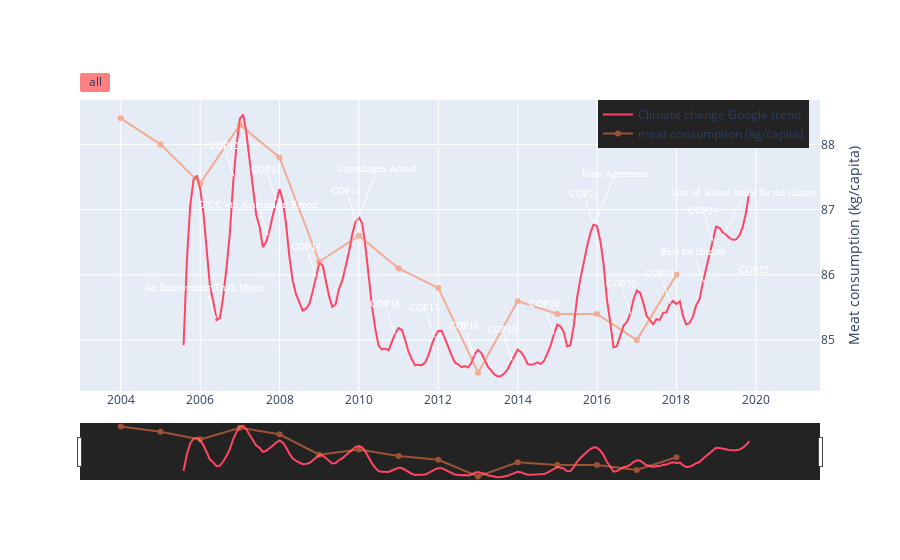

Notebook cell for this chart:
### Code cell
fig = make_subplots(specs=[[{"secondary_y": True}]])
#fig = go.Figure()
df = df_global_change_norm.loc[:,"FR"]
#fig.add_trace(go.Scatter(x=df.index, y=df, mode='lines',name=x))
fig.add_trace(go.Scatter(x=df.index, y=signal.savgol_filter(df,15, 3), mode='lines', marker_color='#FF4464',
                        name='Climate change Google trend'),
             secondary_y=False,)

fig.add_trace(go.Scatter(
    x = fr_cons['Date'],
    y = fr_cons['Total(kg)/hab'], 
    marker_color= '#FF7944',  opacity=0.55,
name ='meat consumption (kg/capita)'),
    secondary_y = True, 
              

)

fig.update_yaxes(title_text="Meat consumption (kg/capita)", secondary_y=True)

hauteurAnnotation = [-45,-15,-15,-30,-15,-30,-45,-30,-15,-30,-45,-30,-15,-30,-45,-15,-30,-15,-15,-45,-15]

position = [0.8 for x in range(20)]
position[0] = 0.32
position[1] = 0.6415
position[2] = 0.5875
position[3] = 0.508
position[4] = 0.4141
position[5] = 0.5387+0.001
position[6] = 0.544
position[7] = 0.284
position[8] = 0.276
position[9] = 0.235

position[10] = 0.2245
position[11] = 0.2840
position[12] = 0.5134+0.02
position[13] = 0.5333
position[14] = 0.3293
position[15] = 0.3525
position[16] = 0.4013
position[17] = 0.4952
position[18] = 0.4975
position[19] = 0.512


arrowColor = 'white'
family = 'Courier' # font 
color = 'white'
annotationFont= dict(size=10, family=family, color=color)

for index in range(len(data)):
    if(index == 6 or index == 13):
        event = data[index]
        fig.add_annotation(
            go.layout.Annotation(
                    x=event[0],
                    y=position[index],
                    text=event[1],
                    showarrow=True,
                arrowcolor=arrowColor,
                font = annotationFont,
                    ax=20,
                    ay=-50,
            ),) 
        
    elif(index == 18):
        event = data[index]
        fig.add_annotation(
            go.layout.Annotation(
                    x=event[0],
                    y=position[index],
                    text=event[1],
                    showarrow=True,
                arrowcolor=arrowColor,
                font = annotationFont,
                    ax=20,
                    ay=30,
            ),) 
    elif(index == 19):
        event = data[index]
        fig.add_annotation(
            go.layout.Annotation(
                    x=event[0],
                    y=position[index],
                    text=event[1],
                    showarrow=True,
                arrowcolor=arrowColor,
                font = annotationFont,
                    ax=20,
                    ay=-40,
            ),) 
        
    else:
        event = data[index]
        fig.add_annotation(
            go.layout.Annotation(
                    x=event[0],
                    y=position[index],
                    text=event[1],
                    showarrow=True,
                    arrowcolor=arrowColor,
                font = annotationFont,

            ), )
        
        
layout = go.Layout(
    yaxis=dict(
        autorange=True,
        showgrid=False,
        ticks='',
        showticklabels=False
    ), 

)


# legend onn graph
fig.update_layout(
    legend=go.layout.Legend(
        x=0.7,
        y=1,
        bgcolor="#242323"
        
    )
)

# remove y axis label    
fig.update_layout(layout)

#fig.update_layout(
#    showlegend=False,
#    annotations=updatePlotWithAnnotations(hauteurAnnotation,"2004-01-01","2019-11-01")
#    )



#pio.write_html(change_config(fig), file='climate_change_google_search.html', auto_open=True)


# Add range slider
fig.update_layout(
    xaxis=go.layout.XAxis(
        rangeselector=dict(
            buttons=list([
                #dict(count=1,
                #     label="1m",
                #     step="month",
                #     stepmode="backward"),
                #dict(count=6,
                #     label="6m",
                #     step="month",
                #     stepmode="backward"),
                #dict(count=1,
                #     label="YTD",
                #     step="year",
                #     stepmode="todate"),
                #dict(count=1,
                #     label="1y",
                #     step="year",
                #     stepmode="backward"),
                dict(step="all",)
            ]),  bgcolor='red'
        ),
        rangeslider=dict(
            visible=True, bgcolor='#242323',#bordercolor='blue'
        ),
        type="date"
    )
)

fig.show()
#change_config(fig).show()

# GOOOOOOOOOOOOOGLLLLLLLLEEEEEEE GOOGLE TREND
#  FOR DATA STORY

#pio.write_html(change_config_graphe_1(fig), file='climate_change_google_search.html', auto_open=True)

### Figure 1 — Plotly figure (JSON) as saved in the notebook; plotly's stock layout.template omitted (floating-point values rounded to 4 significant figures; data arrays with more than 128 entries replaced by an {"elided": "..."} marker saying what was removed)
{"data": [{"marker": {"color": "#FF4464"}, "mode": "lines", "name": "Climate change Google trend", "type": "scatter", "x": {"elided": "172 str values"}, "xaxis": "x", "y": {"elided": "172 float values"}, "yaxis": "y"}, {"marker": {"color": "#FF7944"}, "name": "meat consumption (kg/capita)", "opacity": 0.55, "type": "scatter", "x": [2004, 2005, 2006, 2007, 2008, 2009, 2010, 2011, 2012, 2013, 2014, 2015, 2016, 2017, 2018], "xaxis": "x", "y": [88.4, 88, 87.4, 88.3, 87.8, 86.2, 86.6, 86.1, 85.8, 84.5, 85.6, 85.4, 85.4, 85, 86], "yaxis": "y2"}], "layout": {"annotations": [{"arrowcolor": "white", "font": {"color": "white", "family": "Courier", "size": 10}, "showarrow": true, "text": "An Inconvenient Truth Movie", "x": "2006-05-24", "y": 0.32}, {"arrowcolor": "white", "font": {"color": "white", "family": "Courier", "size": 10}, "showarrow": true, "text": "COP12", "x": "2006-11-06", "y": 0.6415}, {"arrowcolor": "white", "font": {"color": "white", "family": "Courier", "size": 10}, "showarrow": true, "text": "COP13", "x": "2007-12-03", "y": 0.5875}, {"arrowcolor": "white", "font": {"color": "white", "family": "Courier", "size": 10}, "showarrow": true, "text": "IPCC 4th Assessment Report", "x": "2007-09-18", "y": 0.508}, {"arrowcolor": "white", "font": {"color": "white", "family": "Courier", "size": 10}, "showarrow": true, "text": "COP14", "x": "2008-12-01", "y": 0.4141}, {"arrowcolor": "white", "font": {"color": "white", "family": "Courier", "size": 10}, "showarrow": true, "text": "COP15", "x": "2009-12-07", "y": 0.5397}, {"arrowcolor": "white", "ax": 20, "ay": -50, "font": {"color": "white", "family": "Courier", "size": 10}, "showarrow": true, "text": "Copenhagen Accord", "x": "2009-12-18", "y": 0.544}, {"arrowcolor": "white", "font": {"color": "white", "family": "Courier", "size": 10}, "showarrow": true, "text": "COP16", "x": "2010-11-28", "y": 0.284}, {"arrowcolor": "white", "font": {"color": "white", "family": "Courier", "size": 10}, "showarrow": true, "text": "COP17", "x": "2011-11-27", "y": 0.276}, {"arrowcolor": "white", "font": {"color": "white", "family": "Courier", "size": 10}, "showarrow": true, "text": "COP18", "x": "2012-11-26", "y": 0.235}, {"arrowcolor": "white", "font": {"color": "white", "family": "Courier", "size": 10}, "showarrow": true, "text": "COP19", "x": "2013-11-11", "y": 0.2245}, {"arrowcolor": "white", "font": {"color": "white", "family": "Courier", "size": 10}, "showarrow": true, "text": "COP20", "x": "2014-12-01", "y": 0.284}, {"arrowcolor": "white", "font": {"color": "white", "family": "Courier", "size": 10}, "showarrow": true, "text": "COP21", "x": "2015-11-30", "y": 0.5334}, {"arrowcolor": "white", "ax": 20, "ay": -50, "font": {"color": "white", "family": "Courier", "size": 10}, "showarrow": true, "text": "Paris Agreement", "x": "2015-12-12", "y": 0.5333}, {"arrowcolor": "white", "font": {"color": "white", "family": "Courier", "size": 10}, "showarrow": true, "text": "COP22", "x": "2016-11-07", "y": 0.3293}, {"arrowcolor": "white", "font": {"color": "white", "family": "Courier", "size": 10}, "showarrow": true, "text": "COP23", "x": "2017-11-06", "y": 0.3525}, {"arrowcolor": "white", "font": {"color": "white", "family": "Courier", "size": 10}, "showarrow": true, "text": "Rise for climate", "x": "2018-09-08", "y": 0.4013}, {"arrowcolor": "white", "font": {"color": "white", "family": "Courier", "size": 10}, "showarrow": true, "text": "COP24", "x": "2018-12-03", "y": 0.4952}, {"arrowcolor": "white", "ax": 20, "ay": 30, "font": {"color": "white", "family": "Courier", "size": 10}, "showarrow": true, "text": "COP25", "x": "2019-06-17", "y": 0.4975}, {"arrowcolor": "white", "ax": 20, "ay": -40, "font": {"color": "white", "family": "Courier", "size": 10}, "showarrow": true, "text": "Start of School strike for the climate", "x": "2019-03-19", "y": 0.512}], "legend": {"bgcolor": "#242323", "x": 0.7, "y": 1}, "xaxis": {"rangeselector": {"bgcolor": "red", "buttons": [{"step": "all"}]}, "rangeslider": {"bgcolor": "#242323", "visible": true}, "type": "date"}, "yaxis": {"anchor": "x", "autorange": true, "domain": [0, 1], "showgrid": false, "showticklabels": false, "ticks": ""}, "yaxis2": {"anchor": "x", "overlaying": "y", "side": "right", "title": {"text": "Meat consumption (kg/capita)"}}}}
